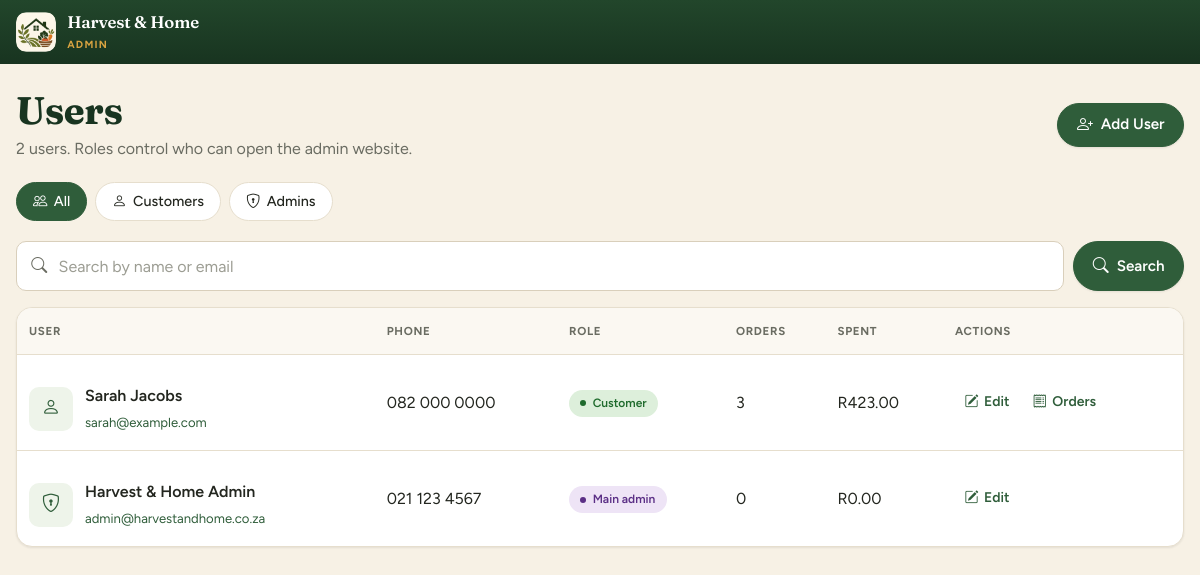
The page /admin/customers.php (signed in) on the database its author committed.
### tables this page shows
CREATE TABLE users (
    user_id        INT AUTO_INCREMENT PRIMARY KEY,
    full_name      VARCHAR(100) NOT NULL,
    email          VARCHAR(150) NOT NULL UNIQUE,
    password_hash  VARCHAR(255) NOT NULL,
    phone          VARCHAR(20)  NOT NULL,
    address        TEXT NULL,
    role           ENUM('customer','admin') NOT NULL DEFAULT 'customer',
    created_at     DATETIME NOT NULL DEFAULT CURRENT_TIMESTAMP
);

### config/db.php (called while the page is built, shortened)
<?php
function db(): PDO
{
    static $pdo = null;
    if ($pdo === null) {
        $dsn = 'mysql:host=' . DB_HOST . ';dbname=' . DB_NAME . ';charset=utf8mb4';
        try {
            $pdo = new PDO($dsn, DB_USER, DB_PASS, [
                PDO::ATTR_ERRMODE            => PDO::ERRMODE_EXCEPTION,
                PDO::ATTR_DEFAULT_FETCH_MODE => PDO::FETCH_ASSOC,
                PDO::ATTR_EMULATE_PREPARES   => false,
            ]);
        } catch (PDOException $e) {
            error_log('DB connection failed: ' . $e->getMessage());
            http_response_code(500);
            exit('Sorry, the shop is unavailable right now. Please try again later.');
        }
    }
    return $pdo;
}

### admin/customers.php (the view, shortened to what this page needs)
<?php
require_once __DIR__ . '/../includes/functions.php';
$q = trim($_GET['q'] ?? '');
$sql = "SELECT u.user_id, u.full_name, u.email, u.phone, u.role, u.created_at,
               COUNT(o.order_id) AS orders,
               COALESCE(SUM(CASE WHEN o.order_status <> 'cancelled' THEN o.total_amount END), 0) AS spent
        FROM users u LEFT JOIN orders o ON o.user_id = u.user_id
        WHERE 1 = 1";
$params = [];
$sql .= ' GROUP BY u.user_id ORDER BY u.role, u.full_name';
$stmt = db()->prepare($sql);
$stmt->execute($params);
$users = $stmt->fetchAll();
$mainId = main_admin_id();
$canEditAdmins = is_main_admin();
$me = (int)current_user()['user_id'];
function users_link(string $role): string
{
    return 'customers.php' . (($query = http_build_query(array_filter(['role' => $role, 'q' => $_GET['q'] ?? '']))) ? '?' . $query : '');
}
require 'includes/header.php';
?>
<div class="toolbar">
    <div>
        <h1>Users</h1>
        <p class="mut mb-0"><?= count($users) ?> user<?= count($users) === 1 ? '' : 's' ?>. Roles control who can open the admin website.</p>
    </div>
    <a class="btn" href="user_form.php"><?= icon('person-plus') ?>Add User</a>
</div>
<div class="chips">
    <a class="chip <?= !$role ? 'on' : '' ?>" href="<?= h(users_link('')) ?>"><?= icon('people') ?>All</a>
    <a class="chip <?= $role === 'customer' ? 'on' : '' ?>" href="<?= h(users_link('customer')) ?>"><?= icon('person') ?>Customers</a>
    <a class="chip <?= $role === 'admin' ? 'on' : '' ?>" href="<?= h(users_link('admin')) ?>"><?= icon('shield-lock') ?>Admins</a>
</div>
<form class="search" method="get" action="customers.php" role="search">
    <div class="field"><?= icon('search') ?><input type="search" name="q" value="<?= h($q) ?>" placeholder="Search by name or email" aria-label="Search users"></div>
    <button class="btn" type="submit"><?= icon('search') ?>Search</button>
</form>
<div class="tw">
    <table class="users-table">
        <thead><tr><th>User</th><th>Phone</th><th>Role</th><th class="hide-md">Joined</th><th>Orders</th><th>Spent</th><th>Actions</th></tr></thead>
        <tbody>
        <?php foreach ($users as $u): $admin = $u['role'] === 'admin'; ?>
            <tr>
                <td class="wrap">
                    <span class="prod-cell">
                        <span class="mini"><?= icon($admin ? 'shield-lock' : 'person') ?></span>
                        <span><?= h($u['full_name']) ?><br><a class="user-email" href="mailto:<?= h($u['email']) ?>"><?= h($u['email']) ?></a></span>
                    </span>
                </td>
                <td><?= h($u['phone']) ?></td>
                <td><span class="pill <?= $admin ? 'p4' : 'p2' ?>"><?= (int)$u['user_id'] === $mainId ? 'Main admin' : ($admin ? 'Admin' : 'Customer') ?></span></td>
                <td><?= (int)$u['orders'] ?></td>
                <td><?= money($u['spent']) ?></td>
                <td class="actions">
                    <?php if ($admin && (int)$u['user_id'] !== $me && !$canEditAdmins): ?>
                        <span class="act mut" title="Only the main administrator can change administrator accounts"><?= icon('lock') ?>Protected</span>
                    <?php else: ?>
                        <a class="act" href="user_form.php?id=<?= (int)$u['user_id'] ?>"><?= icon('pencil-square') ?>Edit</a>
                    <?php endif; ?>
                    <?php if ($u['orders']): ?><a class="act" href="orders.php?customer=<?= (int)$u['user_id'] ?>"><?= icon('receipt') ?>Orders</a><?php endif; ?>
                </td>
            </tr>
        <?php endforeach; ?>
        </tbody>
    </table>
</div>
<?php require 'includes/footer.php'; ?>

### includes/functions.php (shortened to what this page needs)
<?php
require_once __DIR__ . '/../config/db.php';
function h($value): string
{
    return htmlspecialchars((string)$value, ENT_QUOTES, 'UTF-8');
}
function current_user(): ?array
{
    return $_SESSION['user'] ?? null;
}
function main_admin_id(): int
{
    return (int)db()->query("SELECT MIN(user_id) FROM users WHERE role = 'admin'")->fetchColumn();
}
function require_admin(): void
{
    $stmt = db()->prepare('SELECT role FROM users WHERE user_id = ?');
    $stmt->execute([current_user()['user_id']]);
    $role = $stmt->fetchColumn();
}
function head_assets(string $root = ''): string
{
    $css = __DIR__ . '/../assets/css/style.css';
    $version = is_file($css) ? filemtime($css) : 1;
    return '<link rel="preconnect" href="https://fonts.googleapis.com">' . "\n"
        . '    <link rel="preconnect" href="https://fonts.gstatic.com" crossorigin>' . "\n"
        . '    <link rel="stylesheet" href="https://fonts.googleapis.com/css2?family=Figtree:wght@400;500;600;700&family=Fraunces:opsz,wght@9..144,600;9..144,700&display=swap">' . "\n"
        . '    <link rel="stylesheet" href="https://cdn.jsdelivr.net/npm/bootstrap@5.3.3/dist/css/bootstrap.min.css">' . "\n"
        . '    <link rel="stylesheet" href="https://cdn.jsdelivr.net/npm/bootstrap-icons@1.11.3/font/bootstrap-icons.min.css">' . "\n"
        . '    <link rel="stylesheet" href="' . $root . 'assets/css/style.css?v=' . $version . '">' . "\n";
}
function icon(string $name): string
{
    return '<i class="bi bi-' . $name . '" aria-hidden="true"></i>';
}
function money($amount): string
{
    return 'R' . number_format((float)$amount, 2, '.', ' ');
}

### rows shown on the page
users: full_name "Sarah Jacobs", email "sarah@example.com", phone "082 000 0000", role "Customer", orders "3", spent "R423.00"
users: full_name "Harvest & Home Admin", email "admin@harvestandhome.co.za", phone "021 123 4567", shows "Main admin", orders "0", spent "R0.00"

### other values the page prints
count($users) "2"
